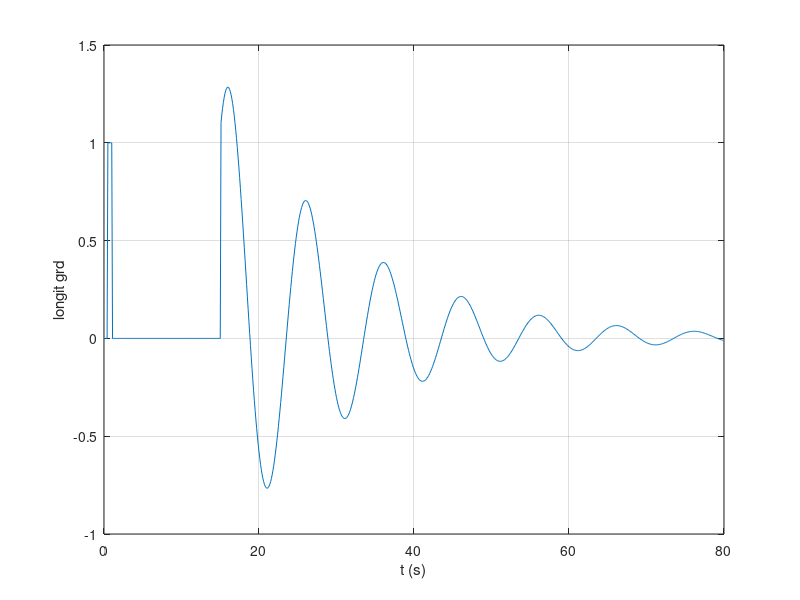

This chart was generated by the following MATLAB code:
%SIMULATION OF A CYCLIC PITCH INPUT THETA_C=1 DEG GIVEN FROM HOVER 
%0.5 SEC<T<1 SEC. Now from the 15th second a P controller becomes active 
clear
%INITIAL DATA HELICOPTER
g=9.81;	
cla=5.7; %NACA 0012
volh=.075;	%blade solidity	
lok=6;
cds=1.5;
mass=2200;
rho=1.225;
vtip=200;
diam=2*7.32;
iy=10615;
mast=1;
omega=vtip/(diam/2);
area=pi/4*diam^2;
tau=.1;		%time constant in dynamiCs inflow!!!
collect(1)=6*pi/180;
longit(1)=0*pi/180;

%initial values;
t0=0;
u0=0;
w0=0;
q0=0;
pitch0=0*pi/180;
x0=0;
labi0=sqrt(mass*g/(area*2*rho))/vtip;

t(1)=t0;
u(1)=u0;
w(1)=w0;
q(1)=q0;
pitch(1)=pitch0;
x(1)=x0;
labi(1)=labi0;
z(1)=0;

%INTEGRATION 
aantal=800;
teind=80;
stap=(teind-t0)/aantal;

Kp = 0.2

for i=1:aantal 
   if t(i)>=0.5 & t(i)<=1 longit(i)=1*pi/180;
   else longit(i)=0*pi/180;
   end
    
   if t(i)>=15 
       longitgrd(i)=Kp*rad2deg(pitch(i));%Pcontroller uses longit in deg
       longit(i)=deg2rad(longitgrd(i));	%in rad
   end    
   %longit(i)=longitgrd(i)*pi/180;	%in rad
   
%NO LAW FOR COLLECTIVE

c(i) = u(i)*sin(pitch(i))-w(i)*cos(pitch(i));
h(i )= -z(i);
collect(i)=collect(1);

%Defining the differential equations

%defining the nondimensional notations
qdiml(i)=q(i)/omega;
vdiml(i)=sqrt(u(i)^2+w(i)^2)/vtip;
if u(i)==0 	if w(i)>0 	phi(i)=pi/2;
        else phi(i)=-pi/2;end
else
phi(i)=atan(w(i)/u(i));
end
if u(i)<0
phi(i)=phi(i)+pi;
end
alfc(i)=longit(i)-phi(i);

mu(i)=vdiml(i)*cos(alfc(i));
labc(i)=vdiml(i)*sin(alfc(i));

%a1 Flapping calculi
teller(i)=-16/lok*qdiml(i)+8/3*mu(i)*collect(i)-2*mu(i)*(labc(i)+labi(i));
a1(i)=teller(i)/(1-.5*mu(i)^2);

%the thrust coefficient
ctelem(i)=cla*volh/4*(2/3*collect(i)*(1+1.5*mu(i)^2)-(labc(i)+labi(i)));
%Thrust coefficient from Glauert
alfd(i)=alfc(i)-a1(i);
ctglau(i)=2*labi(i)*sqrt((vdiml(i)*cos(alfd(i)))^2+(vdiml(i)*...
sin(alfd(i))+labi(i))^2);

%Equations of motion
labidot(i)=ctelem(i); 
thrust(i)=labidot(i)*rho*vtip^2*area;
helling(i)=longit(i)-a1(i);
vv(i)=vdiml(i)*vtip; 		%it is 1/sqrt(u^2+w^2)

udot(i)=-g*sin(pitch(i))-cds/mass*.5*rho*u(i)*vv(i)+...
thrust(i)/mass*sin(helling(i))-q(i)*w(i);

wdot(i)=g*cos(pitch(i))-cds/mass*.5*rho*w(i)*vv(i)-...
thrust(i)/mass*cos(helling(i))+q(i)*u(i);

qdot(i)=-thrust(i)*mast/iy*sin(helling(i));

pitchdot(i)=q(i);

xdot(i)=u(i)*cos(pitch(i))+w(i)*sin(pitch(i));

zdot(i)=-c(i);

labidot(i)=(ctelem(i)-ctglau(i))/tau;
%corrdot(i)=uwens-u(i);
%corrcdot(i)=cwens(i)-c(i);

u(i+1)=u(i)+stap*udot(i);
w(i+1)=w(i)+stap*wdot(i);
q(i+1)=q(i)+stap*qdot(i);
pitch(i+1)=pitch(i)+stap*pitchdot(i);
x(i+1)=x(i)+stap*xdot(i);
labi(i+1)=labi(i)+stap*labidot(i);
z(i+1)=z(i)+stap*zdot(i);
t(i+1)=t(i)+stap;
end;

plot(t,u),xlabel('t (s)'),ylabel('u(m)'),grid,pause;
plot(t,pitch*180/pi),xlabel('t (s)'),ylabel('pitch(deg)'),grid,pause;
plot(t,x),xlabel('t (s)'),ylabel('x(m)'),grid,pause;
plot(t,w),xlabel('t (s)'),ylabel('w(m)'),grid,pause;
plot(t,q),xlabel('t (s)'),ylabel('q(m)'),grid,pause; 
plot(t,labi),xlabel('t (s)'),ylabel('labi(m)'),grid,pause;
plot(t,-z),xlabel('t (s)'),ylabel('h(m)'),grid,pause;
plot(t(1:800),longit*180/pi),xlabel('t (s)'),ylabel('longit grd'),grid,pause;


